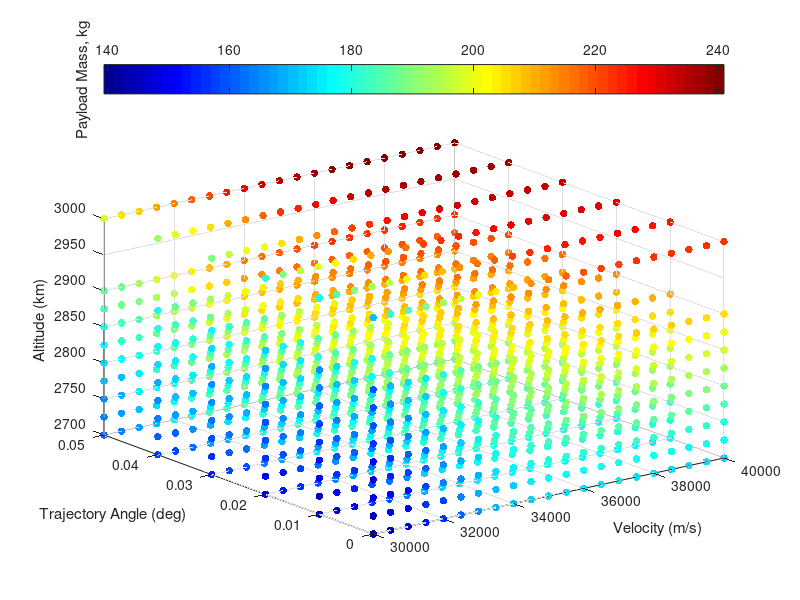

Here is the MATLAB script that generated this plot: (Note: this script raises an error after producing the figure.)
% visualising third stage cost results
% clear all
ThirdStageData = sortrows(dlmread('thirdstageforvis.dat'));
Atmosphere = dlmread('atmosphere.txt');
% map = [0, 0, 0
%     0, 0, 0
%     .0, 0, 0
%     .2, 0, 0
%     .6, 0, 0.0
%     1.0, 0, 0];
% colormap(map)




colormap jet
scatter3(ThirdStageData(:,3),ThirdStageData(:,4),ThirdStageData(:,5),30,ThirdStageData(:,6), 'filled')

ylabel('Trajectory Angle (deg)')
xlabel('Velocity (m/s)')
zlabel('Altitude (km)')
c=colorbar('northoutside');
ylabel(c,'Payload Mass, kg')



[VGrid,thetaGrid,vGrid] = ndgrid(33000:500:35000,[deg2rad(1.5) :deg2rad(.5): deg2rad(3.5)],[2850:25:2925]);

PayloadDataInterp = scatteredInterpolant(ThirdStageData(:,3),ThirdStageData(:,4),ThirdStageData(:,5),ThirdStageData(:,6));
PayloadData = PayloadDataInterp(VGrid,thetaGrid,vGrid);
global PayloadGrid
PayloadGrid = griddedInterpolant(VGrid,thetaGrid,vGrid,PayloadData,'spline','linear');


% [meshAlt,meshAngle,meshVel] = meshgrid(unique(ThirdStageData(:,3)),unique(ThirdStageData(:,4)),unique(ThirdStageData(:,5)));
% meshPayload = permute(reshape(ThirdStageData(:,6),[length(unique(ThirdStageData(:,5))),length(unique(ThirdStageData(:,4))),length(unique(ThirdStageData(:,3)))]),[2 3 1]);
 figure(200)

colormap(gray)
C = contourf(rad2deg(thetaGrid(:,:,2)),VGrid(:,:,2)/1000,PayloadData(:,:,2),20,'LineWidth',0.)
% C = contourf(rad2deg(meshAngle(:,:,2)),meshAlt(:,:,2)/1000,meshPayload(:,:,3),12)
% C = contourf(rad2deg(meshAngle),meshAlt/1000,meshPayload,13)

xlabel('Release Angle (deg)')
ylabel('Altitude (km)')
% title('2750 m/s')
% ylim([30 40])
c = colorbar;
c.Label.String = 'Payload (kg)';

% slice(threeDMAT,[1,3,5],[],[])
% colormap hsv


% contourslice(threeDMAT,[1,3,6],[],[],10)


% 
% % getting maximum values
% [max1,ind1] = max(threeDMAT,[],3);
% 
% [max2,ind2] = max(max1,[],2);
% 
% ind  = [ind1(ind2),ind2] % this really doesnt tell me much, as it wants very high altitude all the time
% 
% 
% 
% 
% 
% % plotting density
% 
% 
% figure(4)
% plot(Atmosphere(:,1)/1000,  Atmosphere(:,4)),'Color','k','LineWidth',0.8;
% xlim([20,40])
% 
% xlabel('Altitude (km)')
% ylabel('Density (kg/m^3)')
% 
% 
% figure(5)
% 
% [meshAngle2,meshVel2,meshAlt2] = meshgrid(Angle,Vel,Alt);
% 
% colormap(gray)
% 
% colormap(flipud(colormap))
% hx = slice(meshAngle2,meshVel2,meshAlt2./1000,threeDMAT,[],[2600:100:3000],[])
% 
% % [Xq,Yq,Zq] = meshgrid([0:.5:5],[2600:100:3000],[20000:500:40000]);
% % threeDMATint = interp3(meshAngle2,meshVel2,meshAlt2,threeDMAT,Xq,Yq,Zq);
% % hx = slice(Xq,Yq,Zq/1000,threeDMATint,[],[2600:100:3000],[]);
% 
% caxis([220 340]) 
% c=colorbar('northoutside')
% c.LimitsMode = 'manual'
% c.Limits = [180 320]
% 
% set(hx, 'EdgeColor', 'none');
% 
% % set(hx, 'FaceColor', 'interp'); % use this to smooth
% set(hx, 'FaceColor', 'flat');
% 
% xlabel('Trajectory Angle (deg)','FontSize',17)
% ylabel('Velocity (m/s)','FontSize',17)
% zlabel('Altitude (km)','FontSize',17)
% ylabel(c,'Payload Mass, kg','FontSize',17)
